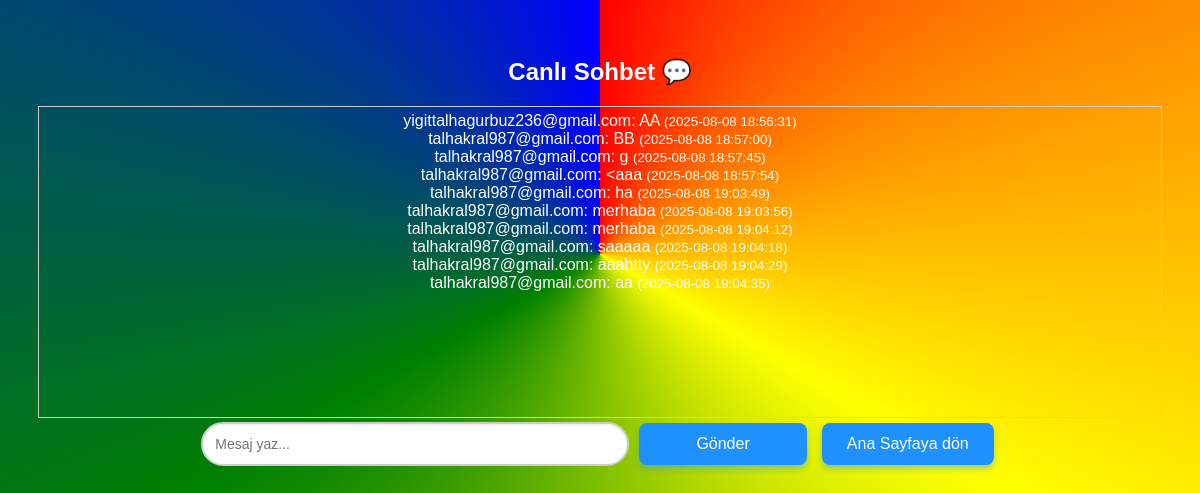
Page /canli_sohbet (signed in) on the earlier database version.
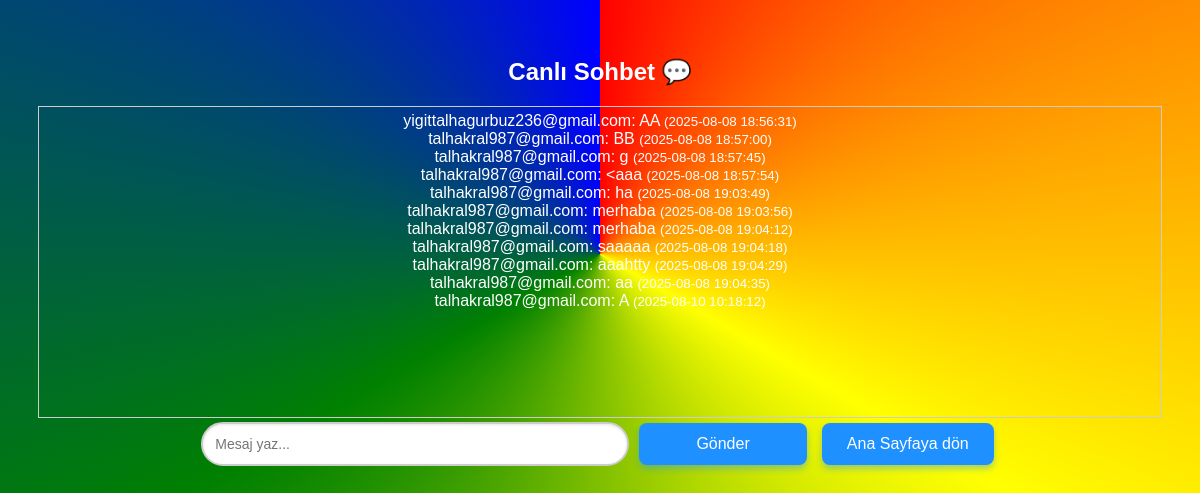
Same page on the later database version.
### main.py (models this page shows)
class ChatMessage(db.Model):
    id = db.Column(db.Integer, primary_key=True)
    username = db.Column(db.String(100), nullable=False)
    message = db.Column(db.Text, nullable=False)
    timestamp = db.Column(db.String(50), nullable=False)

### main.py (the view)
@app.route('/canli_sohbet')
def canli_sohbet():
    if 'user_id' not in session:
        return redirect(url_for('login', next=request.path))
    user = User.query.get(session['user_id'])
    if not user:  # Kullanıcı bulunamadıysa
        session.clear()
        return redirect(url_for('login', next=request.path))
    messages = ChatMessage.query.order_by(ChatMessage.id).all()
    return render_template('canli_sohbet.html', username=user.login, messages=messages)

### templates/canli_sohbet.html (shortened to what this page needs)
<!DOCTYPE html>
<html lang="tr">
<head>
    <link rel="stylesheet" href="{{ url_for('static', filename='css/style.css') }}">
</head>
<body>
    <h2>Canlı Sohbet 💬</h2>
    <div id="messages">
        {% for m in messages %}
            <div>{{ m.username }}: {{ m.message }} <small>({{ m.timestamp }})</small></div>
        {% endfor %}
    </div>
    <input id="msg" type="text" placeholder="Mesaj yaz..." autofocus>
    <button id="sendBtn">Gönder</button>
    <button type="button" onclick="window.location.href='{{ url_for('home') }}'">Ana Sayfaya dön</button>
</body>
</html>

Differences in the rows shown:
added ChatMessage: username "talhakral987@gmail.com", message "A", timestamp "2025-08-10 10:18:12"
